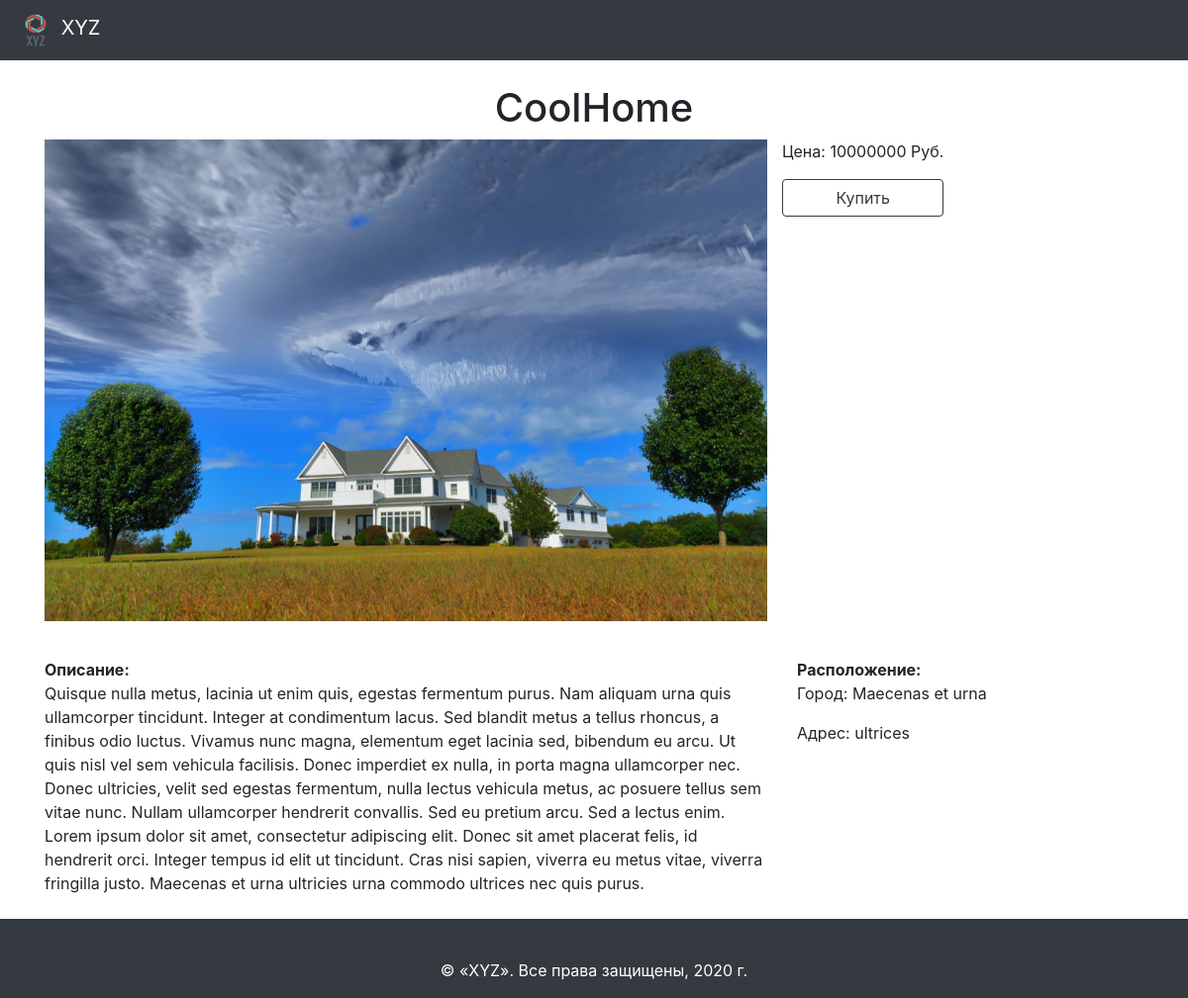
/products/coolhome, run on the app's committed database.
### store/models.py (models this page shows, shortened)
class Products(models.Model):
    name = models.CharField(max_length=255,default="")
    slug = models.CharField(max_length=255,default="")
    visible = models.BooleanField(default=False)
    prior = models.IntegerField(default=0)
    seo_title = models.CharField(max_length=255, blank=True, null=True)
    seo_description = models.CharField(max_length=255, blank=True, null=True)
    seo_keywords = models.CharField(max_length=255, blank=True, null=True)
    h1 = models.CharField(max_length=255, blank=True, null=True)
    description = HTMLField()
    price = models.IntegerField()
    sale = models.IntegerField(default=0)
    city = models.CharField(max_length=255,default="")
    addres = models.CharField(max_length=255,default="")
    created = models.DateTimeField(auto_now=True)
    updated = models.DateTimeField(auto_now=True)
    class Meta:
        verbose_name='Товары'
        verbose_name_plural='Товары'

class Images(models.Model):
        name = models.CharField(max_length=100)
        product_id = models.ForeignKey('Products', on_delete=models.CASCADE, blank=True, null=True, verbose_name='Product_id')
        image = models.ImageField(upload_to='images/', blank=True)
        class Meta:
            verbose_name = 'Картинка'
            verbose_name_plural = 'Картинки'

### store/views.py (the view)
# urls.py: path('products/<str:slug>', views.products_item, name='products_item'),
def products_item(request, slug):
    product = get_object_or_404(Products, slug=slug)
    product.images = Images.objects.filter(product_id=product.id)
    if product.sale:
    	product.sale_price = int( product.price - ( product.price / 100 * product.sale ) )
    return render(request, 'store/product_page.html', {
        'item' : product
    })

### store/templates/store/product_page.html (shortened to what this page needs)
{% extends 'store/base.html' %}
{% load static %}
{% block page %}
	<h1 style="text-align: center">{{ item.name }}</h1>
	<div class="row">
		<div class="col-12 col-md-8">
			<div id="carouselExampleControls" class="carousel slide" data-ride="carousel" style=" width:100%; height: 500px !important;">
				<div class="carousel-inner" >
					{% for image in item.images %}
					<div class="carousel-item {% if forloop.first %} active {% endif %}">
					  	<img class="d-block w-100" src="/media/{{ image.image }}" alt="{{ image.name }}">
					</div>
					{% endfor %}
				</div>
			</div>
		</div>
		<div style="text-align: center" col-12 col-md-4>
			{% if item.sale_price %}
				<p>Старая цена: {{ item.price }} Руб.</p>
				<p>Скидка: {{ item.sale }}%</p>
				<p>Цена с учётом скидки: {{ item.sale_price }} Руб.</p>
			{% else %}
				<p>Цена: {{ item.price }} Руб.</p>
			{% endif %}
			<a class="btn btn btn-outline-dark btn-block" href="../order/{{item.slug}}">Купить</a>
		</div>
	</div>
	<br>
	<div class="row">
		<div class="col-12 col-md-8">
			<strong> Описание: </strong><br>
			{{ item.description | safe }}
		</div>
		<div class="col-12 col-md-4">
			<strong> Расположение: </strong>
			<p>Город: {{ item.city }}</p>
			<p>Адрес: {{ item.addres }} </p>
		</div>
	</div>
{% endblock %}

### data on the page
Products: name "CoolHome", price "10000000", description "Quisque nulla metus, lacinia ut enim quis, egestas fermentum purus. Nam aliquam urna quis ullamcorper tincidunt. Integer at condimentum lacus. Sed blandit metus a tellus rhoncus, a finibus odio luctus. Vivamus nunc magna, elementum eget lacinia sed, bibendum eu arcu. Ut quis nisl vel sem vehicula facilisis. Donec imperdiet ex nulla, in porta magna ullamcorper nec. Donec ultricies, velit sed egestas fermentum, nulla lectus vehicula metus, ac posuere tellus sem vitae nunc. Nullam ullamcorper hendrerit convallis. Sed eu pretium arcu. Sed a lectus enim. Lorem ipsum dolor sit amet, consectetur adipiscing elit. Donec sit amet placerat felis, id hendrerit orci. Integer tempus id elit ut tincidunt.…", city "Maecenas et urna", addres "ultrices"
Images: image (picture)
